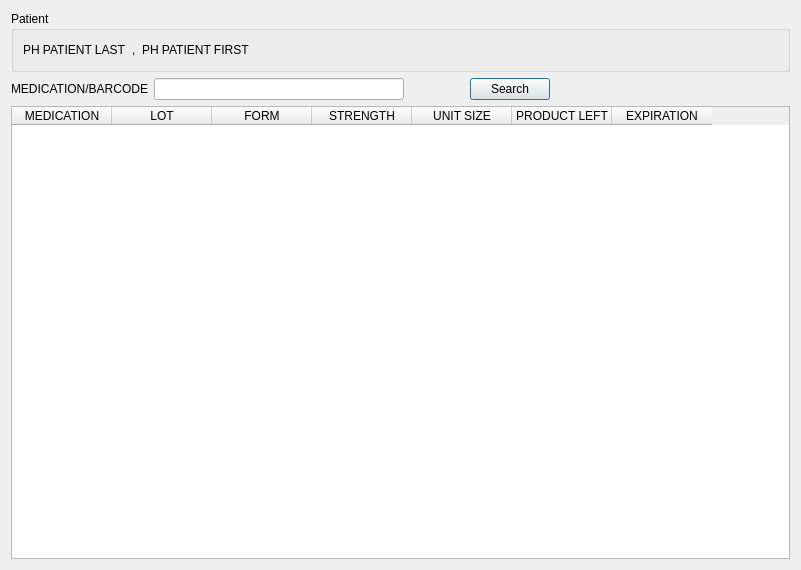
<?xml version="1.0" encoding="UTF-8"?>
<ui version="4.0">
 <class>Prescription_00</class>
 <widget class="QWizardPage" name="Prescription_00">
  <property name="geometry">
   <rect>
    <x>0</x>
    <y>0</y>
    <width>801</width>
    <height>570</height>
   </rect>
  </property>
  <layout class="QVBoxLayout" name="verticalLayout">
   <item>
    <widget class="QGroupBox" name="patientBox">
     <property name="title">
      <string notr="true">Patient</string>
     </property>
     <layout class="QHBoxLayout" name="horizontalLayout_2">
      <item>
       <widget class="QLabel" name="lastLabel">
        <property name="toolTip">
         <string comment="PATIENT LAST DISPLAY TOOLTIP">PATIENT LAST</string>
        </property>
        <property name="text">
         <string notr="true">PH PATIENT LAST</string>
        </property>
       </widget>
      </item>
      <item>
       <widget class="QLabel" name="label_4">
        <property name="text">
         <string notr="true">,</string>
        </property>
       </widget>
      </item>
      <item>
       <widget class="QLabel" name="firstLabel">
        <property name="toolTip">
         <string comment="PATIENT FIRST DISPLAY TOOLTIP">PATIENT FIRST</string>
        </property>
        <property name="text">
         <string notr="true">PH PATIENT FIRST</string>
        </property>
       </widget>
      </item>
      <item>
       <spacer name="horizontalSpacer_3">
        <property name="orientation">
         <enum>Qt::Horizontal</enum>
        </property>
        <property name="sizeHint" stdset="0">
         <size>
          <width>40</width>
          <height>20</height>
         </size>
        </property>
       </spacer>
      </item>
     </layout>
    </widget>
   </item>
   <item>
    <layout class="QHBoxLayout" name="horizontalLayout">
     <item>
      <widget class="QLabel" name="medicationLabel">
       <property name="toolTip">
        <string comment="MEDICATION/BARCODE SEARCH TOOLTIP">MEDICATION/BARCODE</string>
       </property>
       <property name="text">
        <string comment="MEDICATION/BARCODE SEARCH LABEL">MEDICATION/BARCODE</string>
       </property>
      </widget>
     </item>
     <item>
      <widget class="QLineEdit" name="medicationField">
       <property name="minimumSize">
        <size>
         <width>250</width>
         <height>0</height>
        </size>
       </property>
       <property name="toolTip">
        <string comment="MEDICATION/BARCODE SEARCH TOOLTIP">MEDICATION/BARCODE</string>
       </property>
      </widget>
     </item>
     <item>
      <spacer name="horizontalSpacer">
       <property name="orientation">
        <enum>Qt::Horizontal</enum>
       </property>
       <property name="sizeType">
        <enum>QSizePolicy::Fixed</enum>
       </property>
       <property name="sizeHint" stdset="0">
        <size>
         <width>60</width>
         <height>20</height>
        </size>
       </property>
      </spacer>
     </item>
     <item>
      <widget class="QPushButton" name="searchButton">
       <property name="text">
        <string notr="true">Search</string>
       </property>
       <property name="default">
        <bool>true</bool>
       </property>
      </widget>
     </item>
     <item>
      <spacer name="horizontalSpacer_2">
       <property name="orientation">
        <enum>Qt::Horizontal</enum>
       </property>
       <property name="sizeHint" stdset="0">
        <size>
         <width>40</width>
         <height>20</height>
        </size>
       </property>
      </spacer>
     </item>
    </layout>
   </item>
   <item>
    <widget class="QTableWidget" name="resultTable">
     <property name="editTriggers">
      <set>QAbstractItemView::NoEditTriggers</set>
     </property>
     <property name="selectionBehavior">
      <enum>QAbstractItemView::SelectRows</enum>
     </property>
     <property name="columnCount">
      <number>7</number>
     </property>
     <attribute name="horizontalHeaderHighlightSections">
      <bool>false</bool>
     </attribute>
     <attribute name="horizontalHeaderMinimumSectionSize">
      <number>100</number>
     </attribute>
     <column>
      <property name="text">
       <string comment="MEDICATION DISPLAY LABEL">MEDICATION</string>
      </property>
      <property name="toolTip">
       <string comment="MEDICATION DISPLAY TOOLTIP">MEDICATION</string>
      </property>
     </column>
     <column>
      <property name="text">
       <string comment="LOT DISPLAY LABEL">LOT</string>
      </property>
      <property name="toolTip">
       <string comment="LOT DISPLAY TOOLTIP">LOT</string>
      </property>
     </column>
     <column>
      <property name="text">
       <string comment="FORM DISPLAY LABEL">FORM</string>
      </property>
      <property name="toolTip">
       <string comment="FORM DISPLAY TOOLTIP">FORM</string>
      </property>
     </column>
     <column>
      <property name="text">
       <string comment="STRENGTH DISPLAY LABEL">STRENGTH</string>
      </property>
      <property name="toolTip">
       <string comment="STRENGTH DISPLAY TOOLTIP">STRENGTH</string>
      </property>
     </column>
     <column>
      <property name="text">
       <string comment="UNIT SIZE DISPLAY LABEL">UNIT SIZE</string>
      </property>
      <property name="toolTip">
       <string comment="UNIT SIZE DISPLAY TOOLTIP">UNIT SIZE</string>
      </property>
     </column>
     <column>
      <property name="text">
       <string comment="PRODUCT LEFT DISPLAY LABEL">PRODUCT LEFT</string>
      </property>
      <property name="toolTip">
       <string comment="PRODUCT LEFT DISPLAY TOOLTIP">PRODUCT LEFT</string>
      </property>
     </column>
     <column>
      <property name="text">
       <string comment="EXPIRATION DISPLAY LABEL">EXPIRATION</string>
      </property>
      <property name="toolTip">
       <string comment="EXPIRATION DISPLAY TOOLTIP">EXPIRATION</string>
      </property>
     </column>
    </widget>
   </item>
  </layout>
 </widget>
 <tabstops>
  <tabstop>medicationField</tabstop>
  <tabstop>searchButton</tabstop>
  <tabstop>resultTable</tabstop>
 </tabstops>
 <resources/>
 <connections>
  <connection>
   <sender>medicationField</sender>
   <signal>returnPressed()</signal>
   <receiver>searchButton</receiver>
   <slot>click()</slot>
   <hints>
    <hint type="sourcelabel">
     <x>241</x>
     <y>79</y>
    </hint>
    <hint type="destinationlabel">
     <x>483</x>
     <y>80</y>
    </hint>
   </hints>
  </connection>
 </connections>
</ui>
